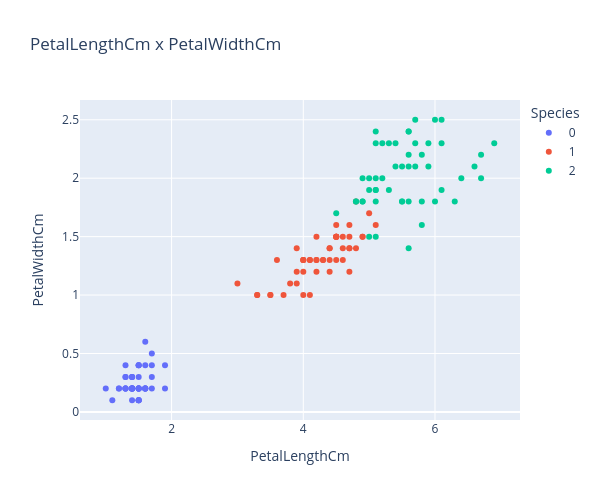

Source (notebook cell):
### Code cell
fig = px.scatter(
    x=X.iloc[:, 0],
    y=X.iloc[:, 1],
    color=dataset.iloc[:, 4].astype(str),
    labels={'x': 'PetalLengthCm', 'y': 'PetalWidthCm', 'color': 'Species'},
    title='PetalLengthCm x PetalWidthCm',
    width=600,
    height=500,
)
fig.show()

### Figure 1 — Plotly figure (JSON) as saved in the notebook; plotly's stock layout.template omitted (floating-point values rounded to 4 significant figures)
{"data": [{"hovertemplate": "Species=0<br>PetalLengthCm=%{x}<br>PetalWidthCm=%{y}<extra></extra>", "legendgroup": "0", "marker": {"color": "#636efa", "symbol": "circle"}, "mode": "markers", "name": "0", "orientation": "v", "showlegend": true, "type": "scatter", "x": [1.4, 1.4, 1.3, 1.5, 1.4, 1.7, 1.4, 1.5, 1.4, 1.5, 1.5, 1.6, 1.4, 1.1, 1.2, 1.5, 1.3, 1.4, 1.7, 1.5, 1.7, 1.5, 1, 1.7, 1.9, 1.6, 1.6, 1.5, 1.4, 1.6, 1.6, 1.5, 1.5, 1.4, 1.5, 1.2, 1.3, 1.5, 1.3, 1.5, 1.3, 1.3, 1.3, 1.6, 1.9, 1.4, 1.6, 1.4, 1.5, 1.4], "xaxis": "x", "y": [0.2, 0.2, 0.2, 0.2, 0.2, 0.4, 0.3, 0.2, 0.2, 0.1, 0.2, 0.2, 0.1, 0.1, 0.2, 0.4, 0.4, 0.3, 0.3, 0.3, 0.2, 0.4, 0.2, 0.5, 0.2, 0.2, 0.4, 0.2, 0.2, 0.2, 0.2, 0.4, 0.1, 0.2, 0.1, 0.2, 0.2, 0.1, 0.2, 0.2, 0.3, 0.3, 0.2, 0.6, 0.4, 0.3, 0.2, 0.2, 0.2, 0.2], "yaxis": "y"}, {"hovertemplate": "Species=1<br>PetalLengthCm=%{x}<br>PetalWidthCm=%{y}<extra></extra>", "legendgroup": "1", "marker": {"color": "#EF553B", "symbol": "circle"}, "mode": "markers", "name": "1", "orientation": "v", "showlegend": true, "type": "scatter", "x": [4.7, 4.5, 4.9, 4, 4.6, 4.5, 4.7, 3.3, 4.6, 3.9, 3.5, 4.2, 4, 4.7, 3.6, 4.4, 4.5, 4.1, 4.5, 3.9, 4.8, 4, 4.9, 4.7, 4.3, 4.4, 4.8, 5, 4.5, 3.5, 3.8, 3.7, 3.9, 5.1, 4.5, 4.5, 4.7, 4.4, 4.1, 4, 4.4, 4.6, 4, 3.3, 4.2, 4.2, 4.2, 4.3, 3, 4.1], "xaxis": "x", "y": [1.4, 1.5, 1.5, 1.3, 1.5, 1.3, 1.6, 1, 1.3, 1.4, 1, 1.5, 1, 1.4, 1.3, 1.4, 1.5, 1, 1.5, 1.1, 1.8, 1.3, 1.5, 1.2, 1.3, 1.4, 1.4, 1.7, 1.5, 1, 1.1, 1, 1.2, 1.6, 1.5, 1.6, 1.5, 1.3, 1.3, 1.3, 1.2, 1.4, 1.2, 1, 1.3, 1.2, 1.3, 1.3, 1.1, 1.3], "yaxis": "y"}, {"hovertemplate": "Species=2<br>PetalLengthCm=%{x}<br>PetalWidthCm=%{y}<extra></extra>", "legendgroup": "2", "marker": {"color": "#00cc96", "symbol": "circle"}, "mode": "markers", "name": "2", "orientation": "v", "showlegend": true, "type": "scatter", "x": [6, 5.1, 5.9, 5.6, 5.8, 6.6, 4.5, 6.3, 5.8, 6.1, 5.1, 5.3, 5.5, 5, 5.1, 5.3, 5.5, 6.7, 6.9, 5, 5.7, 4.9, 6.7, 4.9, 5.7, 6, 4.8, 4.9, 5.6, 5.8, 6.1, 6.4, 5.6, 5.1, 5.6, 6.1, 5.6, 5.5, 4.8, 5.4, 5.6, 5.1, 5.1, 5.9, 5.7, 5.2, 5, 5.2, 5.4, 5.1], "xaxis": "x", "y": [2.5, 1.9, 2.1, 1.8, 2.2, 2.1, 1.7, 1.8, 1.8, 2.5, 2, 1.9, 2.1, 2, 2.4, 2.3, 1.8, 2.2, 2.3, 1.5, 2.3, 2, 2, 1.8, 2.1, 1.8, 1.8, 1.8, 2.1, 1.6, 1.9, 2, 2.2, 1.5, 1.4, 2.3, 2.4, 1.8, 1.8, 2.1, 2.4, 2.3, 1.9, 2.3, 2.5, 2.3, 1.9, 2, 2.3, 1.8], "yaxis": "y"}], "layout": {"height": 500, "legend": {"title": {"text": "Species"}, "tracegroupgap": 0}, "title": {"text": "PetalLengthCm x PetalWidthCm"}, "width": 600, "xaxis": {"anchor": "y", "domain": [0, 1], "title": {"text": "PetalLengthCm"}}, "yaxis": {"anchor": "x", "domain": [0, 1], "title": {"text": "PetalWidthCm"}}}}
